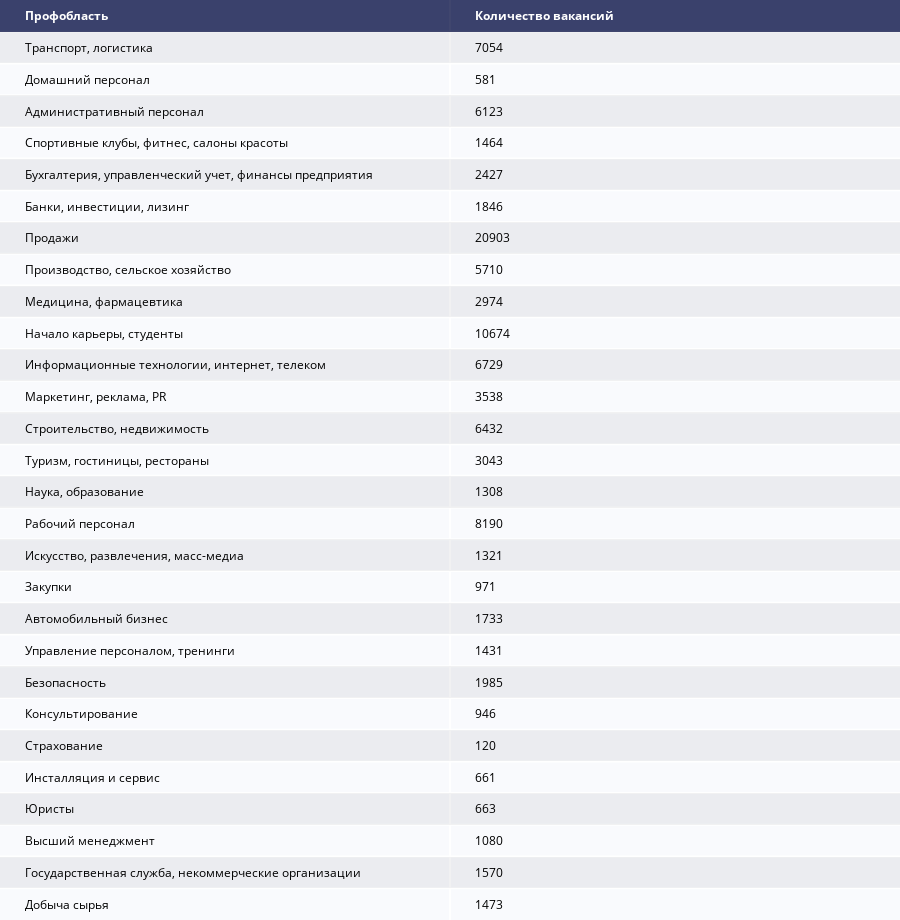

This figure's notebook cell:
### Code cell
ff.create_table(profareas_df)

### Figure 1 — Plotly figure (JSON) as saved in the notebook; plotly's stock layout.template omitted (floating-point values rounded to 4 significant figures)
{"data": [{"colorscale": [[0, "#00083e"], [0.5, "#ededee"], [1, "#ffffff"]], "hoverinfo": "none", "opacity": 0.75, "showscale": false, "z": [[0, 0], [0.5, 0.5], [1, 1], [0.5, 0.5], [1, 1], [0.5, 0.5], [1, 1], [0.5, 0.5], [1, 1], [0.5, 0.5], [1, 1], [0.5, 0.5], [1, 1], [0.5, 0.5], [1, 1], [0.5, 0.5], [1, 1], [0.5, 0.5], [1, 1], [0.5, 0.5], [1, 1], [0.5, 0.5], [1, 1], [0.5, 0.5], [1, 1], [0.5, 0.5], [1, 1], [0.5, 0.5], [1, 1]], "type": "heatmap"}], "layout": {"annotations": [{"align": "left", "font": {"color": "#ffffff"}, "showarrow": false, "text": "<b>Профобласть</b>", "x": -0.45, "xanchor": "left", "xref": "x", "y": 0, "yref": "y"}, {"align": "left", "font": {"color": "#ffffff"}, "showarrow": false, "text": "<b>Количество вакансий</b>", "x": 0.55, "xanchor": "left", "xref": "x", "y": 0, "yref": "y"}, {"align": "left", "font": {"color": "#000000"}, "showarrow": false, "text": "Транспорт, логистика", "x": -0.45, "xanchor": "left", "xref": "x", "y": 1, "yref": "y"}, {"align": "left", "font": {"color": "#000000"}, "showarrow": false, "text": "7054", "x": 0.55, "xanchor": "left", "xref": "x", "y": 1, "yref": "y"}, {"align": "left", "font": {"color": "#000000"}, "showarrow": false, "text": "Домашний персонал", "x": -0.45, "xanchor": "left", "xref": "x", "y": 2, "yref": "y"}, {"align": "left", "font": {"color": "#000000"}, "showarrow": false, "text": "581", "x": 0.55, "xanchor": "left", "xref": "x", "y": 2, "yref": "y"}, {"align": "left", "font": {"color": "#000000"}, "showarrow": false, "text": "Административный персонал", "x": -0.45, "xanchor": "left", "xref": "x", "y": 3, "yref": "y"}, {"align": "left", "font": {"color": "#000000"}, "showarrow": false, "text": "6123", "x": 0.55, "xanchor": "left", "xref": "x", "y": 3, "yref": "y"}, {"align": "left", "font": {"color": "#000000"}, "showarrow": false, "text": "Спортивные клубы, фитнес, салоны красоты", "x": -0.45, "xanchor": "left", "xref": "x", "y": 4, "yref": "y"}, {"align": "left", "font": {"color": "#000000"}, "showarrow": false, "text": "1464", "x": 0.55, "xanchor": "left", "xref": "x", "y": 4, "yref": "y"}, {"align": "left", "font": {"color": "#000000"}, "showarrow": false, "text": "Бухгалтерия, управленческий учет, финансы предприятия", "x": -0.45, "xanchor": "left", "xref": "x", "y": 5, "yref": "y"}, {"align": "left", "font": {"color": "#000000"}, "showarrow": false, "text": "2427", "x": 0.55, "xanchor": "left", "xref": "x", "y": 5, "yref": "y"}, {"align": "left", "font": {"color": "#000000"}, "showarrow": false, "text": "Банки, инвестиции, лизинг", "x": -0.45, "xanchor": "left", "xref": "x", "y": 6, "yref": "y"}, {"align": "left", "font": {"color": "#000000"}, "showarrow": false, "text": "1846", "x": 0.55, "xanchor": "left", "xref": "x", "y": 6, "yref": "y"}, {"align": "left", "font": {"color": "#000000"}, "showarrow": false, "text": "Продажи", "x": -0.45, "xanchor": "left", "xref": "x", "y": 7, "yref": "y"}, {"align": "left", "font": {"color": "#000000"}, "showarrow": false, "text": "20903", "x": 0.55, "xanchor": "left", "xref": "x", "y": 7, "yref": "y"}, {"align": "left", "font": {"color": "#000000"}, "showarrow": false, "text": "Производство, сельское хозяйство", "x": -0.45, "xanchor": "left", "xref": "x", "y": 8, "yref": "y"}, {"align": "left", "font": {"color": "#000000"}, "showarrow": false, "text": "5710", "x": 0.55, "xanchor": "left", "xref": "x", "y": 8, "yref": "y"}, {"align": "left", "font": {"color": "#000000"}, "showarrow": false, "text": "Медицина, фармацевтика", "x": -0.45, "xanchor": "left", "xref": "x", "y": 9, "yref": "y"}, {"align": "left", "font": {"color": "#000000"}, "showarrow": false, "text": "2974", "x": 0.55, "xanchor": "left", "xref": "x", "y": 9, "yref": "y"}, {"align": "left", "font": {"color": "#000000"}, "showarrow": false, "text": "Начало карьеры, студенты", "x": -0.45, "xanchor": "left", "xref": "x", "y": 10, "yref": "y"}, {"align": "left", "font": {"color": "#000000"}, "showarrow": false, "text": "10674", "x": 0.55, "xanchor": "left", "xref": "x", "y": 10, "yref": "y"}, {"align": "left", "font": {"color": "#000000"}, "showarrow": false, "text": "Информационные технологии, интернет, телеком", "x": -0.45, "xanchor": "left", "xref": "x", "y": 11, "yref": "y"}, {"align": "left", "font": {"color": "#000000"}, "showarrow": false, "text": "6729", "x": 0.55, "xanchor": "left", "xref": "x", "y": 11, "yref": "y"}, {"align": "left", "font": {"color": "#000000"}, "showarrow": false, "text": "Маркетинг, реклама, PR", "x": -0.45, "xanchor": "left", "xref": "x", "y": 12, "yref": "y"}, {"align": "left", "font": {"color": "#000000"}, "showarrow": false, "text": "3538", "x": 0.55, "xanchor": "left", "xref": "x", "y": 12, "yref": "y"}, {"align": "left", "font": {"color": "#000000"}, "showarrow": false, "text": "Строительство, недвижимость", "x": -0.45, "xanchor": "left", "xref": "x", "y": 13, "yref": "y"}, {"align": "left", "font": {"color": "#000000"}, "showarrow": false, "text": "6432", "x": 0.55, "xanchor": "left", "xref": "x", "y": 13, "yref": "y"}, {"align": "left", "font": {"color": "#000000"}, "showarrow": false, "text": "Туризм, гостиницы, рестораны", "x": -0.45, "xanchor": "left", "xref": "x", "y": 14, "yref": "y"}, {"align": "left", "font": {"color": "#000000"}, "showarrow": false, "text": "3043", "x": 0.55, "xanchor": "left", "xref": "x", "y": 14, "yref": "y"}, {"align": "left", "font": {"color": "#000000"}, "showarrow": false, "text": "Наука, образование", "x": -0.45, "xanchor": "left", "xref": "x", "y": 15, "yref": "y"}, {"align": "left", "font": {"color": "#000000"}, "showarrow": false, "text": "1308", "x": 0.55, "xanchor": "left", "xref": "x", "y": 15, "yref": "y"}, {"align": "left", "font": {"color": "#000000"}, "showarrow": false, "text": "Рабочий персонал", "x": -0.45, "xanchor": "left", "xref": "x", "y": 16, "yref": "y"}, {"align": "left", "font": {"color": "#000000"}, "showarrow": false, "text": "8190", "x": 0.55, "xanchor": "left", "xref": "x", "y": 16, "yref": "y"}, {"align": "left", "font": {"color": "#000000"}, "showarrow": false, "text": "Искусство, развлечения, масс-медиа", "x": -0.45, "xanchor": "left", "xref": "x", "y": 17, "yref": "y"}, {"align": "left", "font": {"color": "#000000"}, "showarrow": false, "text": "1321", "x": 0.55, "xanchor": "left", "xref": "x", "y": 17, "yref": "y"}, {"align": "left", "font": {"color": "#000000"}, "showarrow": false, "text": "Закупки", "x": -0.45, "xanchor": "left", "xref": "x", "y": 18, "yref": "y"}, {"align": "left", "font": {"color": "#000000"}, "showarrow": false, "text": "971", "x": 0.55, "xanchor": "left", "xref": "x", "y": 18, "yref": "y"}, {"align": "left", "font": {"color": "#000000"}, "showarrow": false, "text": "Автомобильный бизнес", "x": -0.45, "xanchor": "left", "xref": "x", "y": 19, "yref": "y"}, {"align": "left", "font": {"color": "#000000"}, "showarrow": false, "text": "1733", "x": 0.55, "xanchor": "left", "xref": "x", "y": 19, "yref": "y"}, {"align": "left", "font": {"color": "#000000"}, "showarrow": false, "text": "Управление персоналом, тренинги", "x": -0.45, "xanchor": "left", "xref": "x", "y": 20, "yref": "y"}, {"align": "left", "font": {"color": "#000000"}, "showarrow": false, "text": "1431", "x": 0.55, "xanchor": "left", "xref": "x", "y": 20, "yref": "y"}, {"align": "left", "font": {"color": "#000000"}, "showarrow": false, "text": "Безопасность", "x": -0.45, "xanchor": "left", "xref": "x", "y": 21, "yref": "y"}, {"align": "left", "font": {"color": "#000000"}, "showarrow": false, "text": "1985", "x": 0.55, "xanchor": "left", "xref": "x", "y": 21, "yref": "y"}, {"align": "left", "font": {"color": "#000000"}, "showarrow": false, "text": "Консультирование", "x": -0.45, "xanchor": "left", "xref": "x", "y": 22, "yref": "y"}, {"align": "left", "font": {"color": "#000000"}, "showarrow": false, "text": "946", "x": 0.55, "xanchor": "left", "xref": "x", "y": 22, "yref": "y"}, {"align": "left", "font": {"color": "#000000"}, "showarrow": false, "text": "Страхование", "x": -0.45, "xanchor": "left", "xref": "x", "y": 23, "yref": "y"}, {"align": "left", "font": {"color": "#000000"}, "showarrow": false, "text": "120", "x": 0.55, "xanchor": "left", "xref": "x", "y": 23, "yref": "y"}, {"align": "left", "font": {"color": "#000000"}, "showarrow": false, "text": "Инсталляция и сервис", "x": -0.45, "xanchor": "left", "xref": "x", "y": 24, "yref": "y"}, {"align": "left", "font": {"color": "#000000"}, "showarrow": false, "text": "661", "x": 0.55, "xanchor": "left", "xref": "x", "y": 24, "yref": "y"}, {"align": "left", "font": {"color": "#000000"}, "showarrow": false, "text": "Юристы", "x": -0.45, "xanchor": "left", "xref": "x", "y": 25, "yref": "y"}, {"align": "left", "font": {"color": "#000000"}, "showarrow": false, "text": "663", "x": 0.55, "xanchor": "left", "xref": "x", "y": 25, "yref": "y"}, {"align": "left", "font": {"color": "#000000"}, "showarrow": false, "text": "Высший менеджмент", "x": -0.45, "xanchor": "left", "xref": "x", "y": 26, "yref": "y"}, {"align": "left", "font": {"color": "#000000"}, "showarrow": false, "text": "1080", "x": 0.55, "xanchor": "left", "xref": "x", "y": 26, "yref": "y"}, {"align": "left", "font": {"color": "#000000"}, "showarrow": false, "text": "Государственная служба, некоммерческие организации", "x": -0.45, "xanchor": "left", "xref": "x", "y": 27, "yref": "y"}, {"align": "left", "font": {"color": "#000000"}, "showarrow": false, "text": "1570", "x": 0.55, "xanchor": "left", "xref": "x", "y": 27, "yref": "y"}, {"align": "left", "font": {"color": "#000000"}, "showarrow": false, "text": "Добыча сырья", "x": -0.45, "xanchor": "left", "xref": "x", "y": 28, "yref": "y"}, {"align": "left", "font": {"color": "#000000"}, "showarrow": false, "text": "1473", "x": 0.55, "xanchor": "left", "xref": "x", "y": 28, "yref": "y"}], "height": 920, "margin": {"b": 0, "l": 0, "r": 0, "t": 0}, "xaxis": {"dtick": 1, "gridwidth": 2, "showticklabels": false, "tick0": -0.5, "ticks": "", "zeroline": false}, "yaxis": {"autorange": "reversed", "dtick": 1, "gridwidth": 2, "showticklabels": false, "tick0": 0.5, "ticks": "", "zeroline": false}}}
